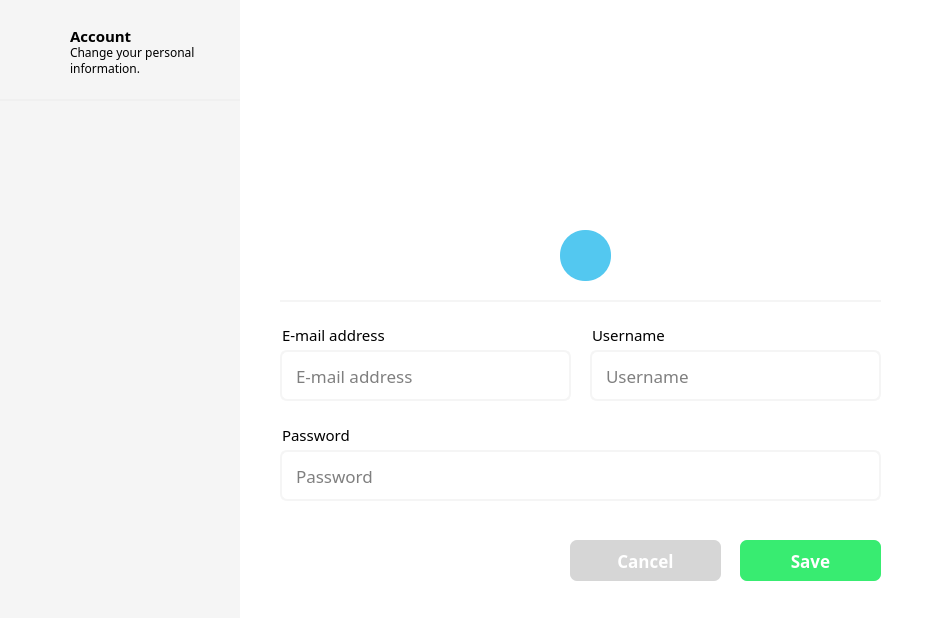
<?xml version="1.0" encoding="UTF-8"?>
<ui version="4.0">
 <class>SettingsOfTheProgramWindow</class>
 <widget class="QMainWindow" name="SettingsOfTheProgramWindow">
  <property name="geometry">
   <rect>
    <x>0</x>
    <y>0</y>
    <width>936</width>
    <height>618</height>
   </rect>
  </property>
  <property name="minimumSize">
   <size>
    <width>936</width>
    <height>618</height>
   </size>
  </property>
  <property name="maximumSize">
   <size>
    <width>936</width>
    <height>618</height>
   </size>
  </property>
  <property name="windowTitle">
   <string>MainWindow</string>
  </property>
  <widget class="QWidget" name="settingsOfTheProgramCentralWidget">
   <widget class="QFrame" name="mainFrame">
    <property name="geometry">
     <rect>
      <x>0</x>
      <y>0</y>
      <width>936</width>
      <height>618</height>
     </rect>
    </property>
    <property name="styleSheet">
     <string notr="true">QFrame {
	background-color: rgb(255, 255, 255);
	border: none;
}</string>
    </property>
    <property name="frameShape">
     <enum>QFrame::StyledPanel</enum>
    </property>
    <property name="frameShadow">
     <enum>QFrame::Raised</enum>
    </property>
    <widget class="QFrame" name="leftMenuFrame">
     <property name="geometry">
      <rect>
       <x>0</x>
       <y>0</y>
       <width>241</width>
       <height>618</height>
      </rect>
     </property>
     <property name="styleSheet">
      <string notr="true">QFrame {
	background-color: rgb(245, 245, 245);
	border: none;
}</string>
     </property>
     <property name="frameShape">
      <enum>QFrame::StyledPanel</enum>
     </property>
     <property name="frameShadow">
      <enum>QFrame::Raised</enum>
     </property>
     <widget class="QFrame" name="accountSettingFrame">
      <property name="geometry">
       <rect>
        <x>0</x>
        <y>0</y>
        <width>241</width>
        <height>101</height>
       </rect>
      </property>
      <property name="cursor">
       <cursorShape>PointingHandCursor</cursorShape>
      </property>
      <property name="styleSheet">
       <string notr="true">QFrame {
	border-radius: 0px;
	border-bottom: 2px solid rgb(240, 240, 240);
	border-top-left-radius: 15px;
}

QFrame::hover {
	background-color: rgb(248, 248, 248);
}</string>
      </property>
      <property name="frameShape">
       <enum>QFrame::StyledPanel</enum>
      </property>
      <property name="frameShadow">
       <enum>QFrame::Raised</enum>
      </property>
      <widget class="QPushButton" name="iconOfAccountSettings">
       <property name="geometry">
        <rect>
         <x>30</x>
         <y>20</y>
         <width>31</width>
         <height>31</height>
        </rect>
       </property>
       <property name="styleSheet">
        <string notr="true">QPushButton {
	background-color: none;
	border: none;
}</string>
       </property>
       <property name="text">
        <string/>
       </property>
       <property name="icon">
        <iconset resource="../icons/icons.qrc">
         <normaloff>:/memberIcon_B.png</normaloff>:/memberIcon_B.png</iconset>
       </property>
       <property name="iconSize">
        <size>
         <width>25</width>
         <height>25</height>
        </size>
       </property>
      </widget>
      <widget class="QLabel" name="titleOfAccountSettings">
       <property name="geometry">
        <rect>
         <x>70</x>
         <y>28</y>
         <width>71</width>
         <height>16</height>
        </rect>
       </property>
       <property name="font">
        <font>
         <family>Montserrat</family>
         <pointsize>11</pointsize>
         <bold>true</bold>
        </font>
       </property>
       <property name="styleSheet">
        <string notr="true">QLabel {
	background-color: none;
	border: none;
}</string>
       </property>
       <property name="text">
        <string>Account</string>
       </property>
      </widget>
      <widget class="QLabel" name="descriptionOfAccountSettings">
       <property name="geometry">
        <rect>
         <x>70</x>
         <y>40</y>
         <width>141</width>
         <height>41</height>
        </rect>
       </property>
       <property name="font">
        <font>
         <family>Montserrat</family>
         <pointsize>9</pointsize>
         <italic>false</italic>
         <bold>false</bold>
        </font>
       </property>
       <property name="styleSheet">
        <string notr="true">QLabel {
	background-color: none;
	border: none;
}</string>
       </property>
       <property name="text">
        <string>Change your personal information.</string>
       </property>
       <property name="wordWrap">
        <bool>true</bool>
       </property>
      </widget>
     </widget>
    </widget>
    <widget class="QStackedWidget" name="stackedWidget">
     <property name="geometry">
      <rect>
       <x>240</x>
       <y>0</y>
       <width>696</width>
       <height>618</height>
      </rect>
     </property>
     <property name="styleSheet">
      <string notr="true">QStackedWidget {
	background-color: rgb(255, 255, 255);
	border-top-right-radius: 15px;
	border-bottom-right-radius: 15px;
}</string>
     </property>
     <property name="currentIndex">
      <number>0</number>
     </property>
     <widget class="QWidget" name="accountSettingsPage">
      <property name="styleSheet">
       <string notr="true">QWidget {
	background-color: rgb(255, 255, 255);
	border-top-right-radius: 15px;
	border-bottom-right-radius: 15px;
}</string>
      </property>
      <widget class="QLabel" name="accountAvatar">
       <property name="geometry">
        <rect>
         <x>240</x>
         <y>40</y>
         <width>211</width>
         <height>201</height>
        </rect>
       </property>
       <property name="styleSheet">
        <string notr="true">QLabel {
	background-color: none;
	border: none;
	border-radius: 0px;
}</string>
       </property>
       <property name="text">
        <string/>
       </property>
       <property name="pixmap">
        <pixmap resource="../icons/icons.qrc">:/maleMemberIcon.png</pixmap>
       </property>
       <property name="scaledContents">
        <bool>true</bool>
       </property>
       <property name="alignment">
        <set>Qt::AlignLeading|Qt::AlignLeft|Qt::AlignVCenter</set>
       </property>
      </widget>
      <widget class="QPushButton" name="changeTheAvatarButton">
       <property name="geometry">
        <rect>
         <x>320</x>
         <y>230</y>
         <width>51</width>
         <height>51</height>
        </rect>
       </property>
       <property name="cursor">
        <cursorShape>PointingHandCursor</cursorShape>
       </property>
       <property name="styleSheet">
        <string notr="true">QPushButton {
	background-color: rgb(83, 200, 240);
	border: none;
	border-radius: 25px;
}

QPushButton:hover {
	background-color: rgb(91, 202, 240);
}

QPushButton:pressed {
	background-color: rgb(75, 197, 239);
}</string>
       </property>
       <property name="text">
        <string/>
       </property>
       <property name="icon">
        <iconset resource="../icons/icons.qrc">
         <normaloff>:/editSomethingIconBorder_W.png</normaloff>:/editSomethingIconBorder_W.png</iconset>
       </property>
       <property name="iconSize">
        <size>
         <width>20</width>
         <height>20</height>
        </size>
       </property>
      </widget>
      <widget class="Line" name="separated_line">
       <property name="geometry">
        <rect>
         <x>40</x>
         <y>300</y>
         <width>601</width>
         <height>2</height>
        </rect>
       </property>
       <property name="styleSheet">
        <string notr="true">background-color: rgb(245, 245, 245);</string>
       </property>
       <property name="orientation">
        <enum>Qt::Horizontal</enum>
       </property>
      </widget>
      <widget class="QLineEdit" name="blankForEmailAddress">
       <property name="geometry">
        <rect>
         <x>40</x>
         <y>350</y>
         <width>291</width>
         <height>51</height>
        </rect>
       </property>
       <property name="font">
        <font>
         <family>Montserrat</family>
         <pointsize>13</pointsize>
         <bold>false</bold>
        </font>
       </property>
       <property name="styleSheet">
        <string notr="true">QLineEdit {
	background-color: rgb(255, 255, 255);
	border: 2px solid rgb(245, 245, 245);
	border-radius: 7px;
	padding: 12px;
}</string>
       </property>
       <property name="text">
        <string/>
       </property>
       <property name="placeholderText">
        <string>E-mail address</string>
       </property>
      </widget>
      <widget class="QLineEdit" name="blankForUsername">
       <property name="geometry">
        <rect>
         <x>350</x>
         <y>350</y>
         <width>291</width>
         <height>51</height>
        </rect>
       </property>
       <property name="font">
        <font>
         <family>Montserrat</family>
         <pointsize>13</pointsize>
         <bold>false</bold>
        </font>
       </property>
       <property name="styleSheet">
        <string notr="true">QLineEdit {
	background-color: rgb(255, 255, 255);
	border: 2px solid rgb(245, 245, 245);
	border-radius: 7px;
	padding: 12px;
}</string>
       </property>
       <property name="text">
        <string/>
       </property>
       <property name="placeholderText">
        <string>Username</string>
       </property>
      </widget>
      <widget class="QLineEdit" name="blankForPassword">
       <property name="geometry">
        <rect>
         <x>40</x>
         <y>450</y>
         <width>601</width>
         <height>51</height>
        </rect>
       </property>
       <property name="font">
        <font>
         <family>Montserrat</family>
         <pointsize>13</pointsize>
         <bold>false</bold>
        </font>
       </property>
       <property name="styleSheet">
        <string notr="true">QLineEdit {
	background-color: rgb(255, 255, 255);
	border: 2px solid rgb(245, 245, 245);
	border-radius: 7px;
	padding: 12px;
}</string>
       </property>
       <property name="text">
        <string/>
       </property>
       <property name="placeholderText">
        <string>Password</string>
       </property>
      </widget>
      <widget class="QLabel" name="emailLabel">
       <property name="geometry">
        <rect>
         <x>42</x>
         <y>327</y>
         <width>111</width>
         <height>16</height>
        </rect>
       </property>
       <property name="font">
        <font>
         <family>Montserrat</family>
         <pointsize>11</pointsize>
         <bold>false</bold>
        </font>
       </property>
       <property name="styleSheet">
        <string notr="true">QLabel {
	background-color: none;
	border: none;
}</string>
       </property>
       <property name="text">
        <string>E-mail address</string>
       </property>
      </widget>
      <widget class="QLabel" name="usernameLabel">
       <property name="geometry">
        <rect>
         <x>352</x>
         <y>327</y>
         <width>81</width>
         <height>16</height>
        </rect>
       </property>
       <property name="font">
        <font>
         <family>Montserrat</family>
         <pointsize>11</pointsize>
         <bold>false</bold>
        </font>
       </property>
       <property name="styleSheet">
        <string notr="true">QLabel {
	background-color: none;
	border: none;
}</string>
       </property>
       <property name="text">
        <string>Username</string>
       </property>
      </widget>
      <widget class="QLabel" name="passwordLabel">
       <property name="geometry">
        <rect>
         <x>42</x>
         <y>427</y>
         <width>81</width>
         <height>16</height>
        </rect>
       </property>
       <property name="font">
        <font>
         <family>Montserrat</family>
         <pointsize>11</pointsize>
         <bold>false</bold>
        </font>
       </property>
       <property name="styleSheet">
        <string notr="true">QLabel {
	background-color: none;
	border: none;
}</string>
       </property>
       <property name="text">
        <string>Password</string>
       </property>
      </widget>
      <widget class="QPushButton" name="cancelButton">
       <property name="geometry">
        <rect>
         <x>330</x>
         <y>540</y>
         <width>151</width>
         <height>41</height>
        </rect>
       </property>
       <property name="font">
        <font>
         <family>Montserrat</family>
         <pointsize>13</pointsize>
         <bold>true</bold>
        </font>
       </property>
       <property name="cursor">
        <cursorShape>PointingHandCursor</cursorShape>
       </property>
       <property name="styleSheet">
        <string notr="true">QPushButton {
	background-color: rgb(214, 214, 214);
	border-radius: 7px;
	color: rgb(255, 255, 255);
	border: none;
}

QPushButton:hover {
	background-color: rgb(208, 208, 208);
}

QPushButton:pressed {
	background-color: rgb(202, 202, 202);
}</string>
       </property>
       <property name="text">
        <string>Cancel</string>
       </property>
      </widget>
      <widget class="QPushButton" name="saveTheSettingsButton">
       <property name="geometry">
        <rect>
         <x>500</x>
         <y>540</y>
         <width>141</width>
         <height>41</height>
        </rect>
       </property>
       <property name="font">
        <font>
         <family>Montserrat</family>
         <pointsize>13</pointsize>
         <bold>true</bold>
        </font>
       </property>
       <property name="cursor">
        <cursorShape>PointingHandCursor</cursorShape>
       </property>
       <property name="styleSheet">
        <string notr="true">QPushButton {
	background-color: rgb(56, 236, 113);
	border-radius: 7px;
	color: rgb(255, 255, 255);
	border: none;
}

QPushButton:hover {
	background-color: rgb(69, 241, 124);
}

QPushButton:pressed {
	background-color: rgb(48, 221, 103);
}</string>
       </property>
       <property name="text">
        <string>Save</string>
       </property>
      </widget>
     </widget>
     <widget class="QWidget" name="page_2"/>
    </widget>
   </widget>
  </widget>
 </widget>
 <resources>
  <include location="../icons/icons.qrc"/>
 </resources>
 <connections/>
</ui>
